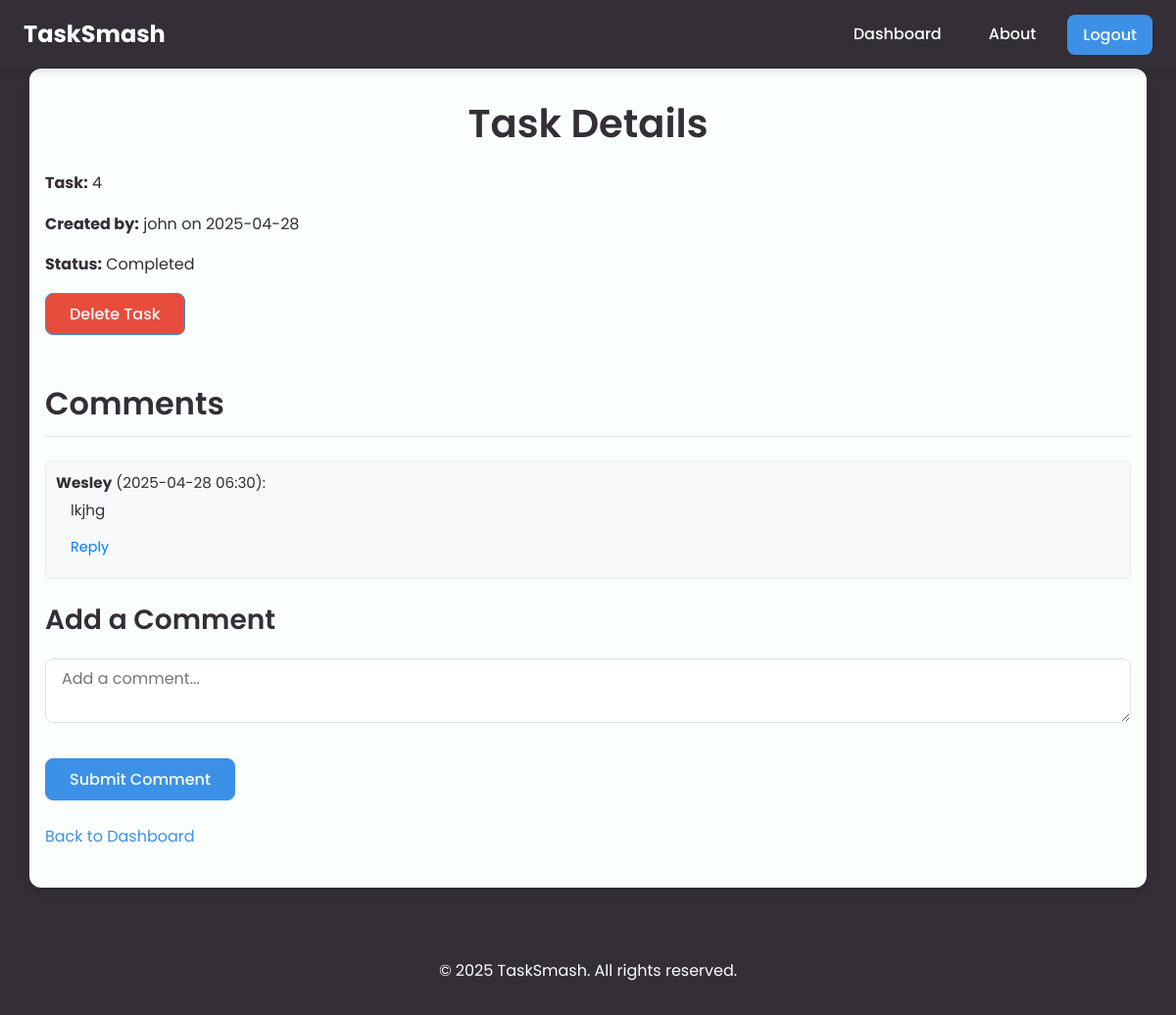
The app's page /todo/view/1 (signed in) with its own data.
### app/models.py (models this page shows, shortened)
class Todo(db.Model):
    id = db.Column(db.Integer, primary_key=True)
    content = db.Column(db.String(200), nullable=False)
    created_at = db.Column(db.DateTime, default=datetime.utcnow)
    user_id = db.Column(db.Integer, db.ForeignKey('user.id'), nullable=False)
    completed = db.Column(db.Boolean, default=False)
    edit_count = db.Column(db.Integer, default=0)
    comments = db.relationship('Comment', back_populates='task', cascade="all, delete-orphan")

class User(db.Model, UserMixin):
    id = db.Column(db.Integer, primary_key=True)
    username = db.Column(db.String(50), unique=True, nullable=False)
    email = db.Column(db.String(100), unique=True, nullable=False)
    password_hash = db.Column(db.String(100), nullable=False)
    todos = db.relationship('Todo', backref='user', lazy=True)
    comments = db.relationship('Comment', back_populates='user', cascade="all, delete-orphan")
    user_achievements = db.relationship('UserAchievement', backref='user', lazy=True)

class Comment(db.Model):
    id = db.Column(db.Integer, primary_key=True)
    content = db.Column(db.String(500), nullable=False)
    created_at = db.Column(db.DateTime, default=datetime.utcnow)
    user_id = db.Column(db.Integer, db.ForeignKey('user.id'), nullable=False)
    task_id = db.Column(db.Integer, db.ForeignKey('todo.id'), nullable=False)
    parent_id = db.Column(db.Integer, db.ForeignKey('comment.id'), nullable=True)
    user = db.relationship('User', back_populates='comments')
    task = db.relationship('Todo', back_populates='comments')
    replies = db.relationship('Comment', backref=db.backref('parent', remote_side=[id]), lazy='dynamic')

### app/blueprints/todo.py (the view)
@todo_bp.route("/view/<int:task_id>")
@login_required
def view_task(task_id):
    task = Todo.query.options(
                db.joinedload(Todo.user),                           # Eager load the task's author
                db.joinedload(Todo.comments).joinedload(Comment.user) # Eager load comments and their authors
            ).get_or_404(task_id)
    top_level_comments = sorted(
        [c for c in task.comments if c.parent_id is None],
        key=lambda x: x.created_at # Sort by creation time
    )
    return render_template("task.html", task=task, comments=top_level_comments)

### app/templates/task.html (shortened to what this page needs)
{% extends 'base.html' %}
{% block body %}
<section class="App Content"> <h1>Task Details</h1>
    <p><strong>Task:</strong> {{ task.content }}</p>
    <p><strong>Created by:</strong> {{ task.user.username }} on {{ task.created_at.strftime("%Y-%m-%d") }}</p>
    <p><strong>Status:</strong> {% if task.completed %}Completed{% else %}Incomplete{% endif %}</p>
    {% if task.user_id == current_user.id %}
        <div class="task-actions" style="margin-bottom: 20px;">
            <form action="{{ url_for('todo.delete_todo', id=task.id) }}" method="POST" style="display: inline-block;">
                <button type="submit" class="btn btn-danger" style="background-color: #e74c3c;">Delete Task</button> </form>
        </div>
    {% endif %}
    <h2>Comments</h2>
    <div class="comments-section">
        {% if comments %}
            {% for comment in comments %}
                <div class="comment-item" style="border: 1px solid #eee; padding: 10px; margin-bottom: 10px; border-radius: 5px;">
                    <p><strong>{{ comment.user.username }}</strong> ({{ comment.created_at.strftime("%Y-%m-%d %H:%M") }}):</p>
                    <p style="margin-left: 15px;">{{ comment.content }}</p>
                    <details style="margin-left: 15px; margin-top: 5px;">
                        <summary style="cursor: pointer; color: #007bff;">Reply</summary>
                    </details>
                </div>
            {% else %}
             <p>No comments yet.</p>
            {% endfor %}
        {% else %}
            <p>No comments yet.</p>
        {% endif %}
    </div>
    <div class="add-comment-form" style="margin-top: 20px;">
        <h3>Add a Comment</h3>
        <form action="{{ url_for('comment.add_comment', task_id=task.id) }}" method="POST">
            <textarea name="content" placeholder="Add a comment..." required style="width: 100%; min-height: 60px; margin-bottom: 10px;"></textarea><br>
            <button type="submit" class="btn">Submit Comment</button>
        </form>
    </div>
    <p style="margin-top: 20px;"><a href="{{ url_for('main.dashboard') }}">Back to Dashboard</a></p>
</section>
{% endblock %}

### app/static/styles/variables.css (style rules this page uses)
:root { --primary-blue: #3C91E6; --light-blue: #A0C4FF; --dark-gray: #342E37; --accent-green: #A2D729; --accent-orange: #FA824C; --light-bg: #FAFFFD; --medium-gray: #888888; --text-color-dark: var(--dark-gray); --text-color-light: var(--light-bg); --border-color: #dee2e6; --danger-color: #dc3545; --success-color: #28a745; --warning-color: #ffc107; --info-color: #17a2b8; --font-primary: 'Poppins', sans-serif; --font-secondary: sans-serif; --spacing-xs: 0.25rem; --spacing-sm: 0.5rem; --spacing-md: 1rem; --spacing-lg: 1.5rem; --spacing-xl: 2rem; --spacing-xxl: 3rem; --border-radius-sm: 0.25rem; --border-radius-md: 0.5rem; --border-radius-lg: 0.75rem; --border-width: 1px; --shadow-sm: 0 1px 3px rgba(0, 0, 0, 0.1); --shadow-md: 0 4px 8px rgba(0, 0, 0, 0.1); --shadow-lg: 0 10px 20px rgba(0, 0, 0, 0.1); --transition-fast: 0.2s ease; --transition-medium: 0.3s ease; }

### app/static/styles/global.css (style rules this page uses)
*, *::before, *::after { box-sizing: border-box; }
body, h1, h2, h3, h4, h5, h6, p, ul, ol, li, figure, figcaption, blockquote, dl, dd { margin: 0; padding: 0; }
body { font-family: var(--font-primary); background-color: var(--dark-gray); color: var(--text-color-dark); line-height: 1.6; min-height: 100vh; display: flex; flex-direction: column; }
h1, h2, h3, h4, h5, h6 { margin-bottom: var(--spacing-md); font-weight: 600; color: var(--dark-gray); }
h1 { font-size: 2.5rem; text-align: center; }
h2 { font-size: 2rem; border-bottom: var(--border-width) solid var(--border-color); padding-bottom: var(--spacing-sm); margin-bottom: var(--spacing-lg); }
h3 { font-size: 1.75rem; }
p { margin-bottom: var(--spacing-md); }
a { color: var(--primary-blue); text-decoration: none; transition: color var(--transition-fast); }

### app/static/styles/layout.css (style rules this page uses)
.App.Content, .content-container { max-width: 1140px; margin-left: auto; margin-right: auto; padding: var(--spacing-lg) var(--spacing-md); background-color: var(--light-bg); border-radius: var(--border-radius-lg); box-shadow: var(--shadow-md); margin-bottom: var(--spacing-xl); }

### app/static/styles/buttons.css (style rules this page uses)
.btn, button, input[type="submit"], input[type="button"], input[type="reset"] { display: inline-block; padding: var(--spacing-sm) var(--spacing-lg); font-family: var(--font-primary); font-size: 1rem; font-weight: 500; text-align: center; text-decoration: none; white-space: nowrap; vertical-align: middle; cursor: pointer; user-select: none; border: var(--border-width) solid transparent; border-radius: var(--border-radius-md); transition: color var(--transition-fast), background-color var(--transition-fast), border-color var(--transition-fast), box-shadow var(--transition-fast); }
.btn, button[type="submit"], input[type="submit"] { color: var(--text-color-light); background-color: var(--primary-blue); border-color: var(--primary-blue); }
.btn-danger { color: var(--text-color-light); background-color: var(--danger-color); border-color: var(--danger-color); }

### app/static/styles/forms.css (style rules this page uses)
form { margin-bottom: var(--spacing-lg); }
input[type="text"], input[type="password"], input[type="email"], textarea { display: block; width: 100%; padding: var(--spacing-sm) var(--spacing-md); font-size: 1rem; font-family: var(--font-primary); line-height: 1.5; color: var(--dark-gray); background-color: #fff; background-clip: padding-box; border: var(--border-width) solid var(--border-color); border-radius: var(--border-radius-md); transition: border-color var(--transition-fast), box-shadow var(--transition-fast); }
textarea { min-height: 80px; resize: vertical; }

### app/static/styles/auth.css (style rules this page uses)
.comment-item { margin-bottom: var(--spacing-md); padding: var(--spacing-sm); background-color: #f8f9fa; border-radius: var(--border-radius-sm); border-left: 3px solid var(--light-blue); }
.comment-item p { margin-bottom: var(--spacing-xs); font-size: 0.95rem; }
.comment-item strong { color: var(--dark-gray); }
.comment-item details summary { cursor: pointer; color: var(--primary-blue); font-size: 0.9em; margin-top: var(--spacing-sm); display: inline-block; }

### records on screen
Todo: content "4", created_at "2025-04-28"
User: user.username "john"
Comment: user.username "Wesley", created_at "2025-04-28 06:30", content "lkjhg"
